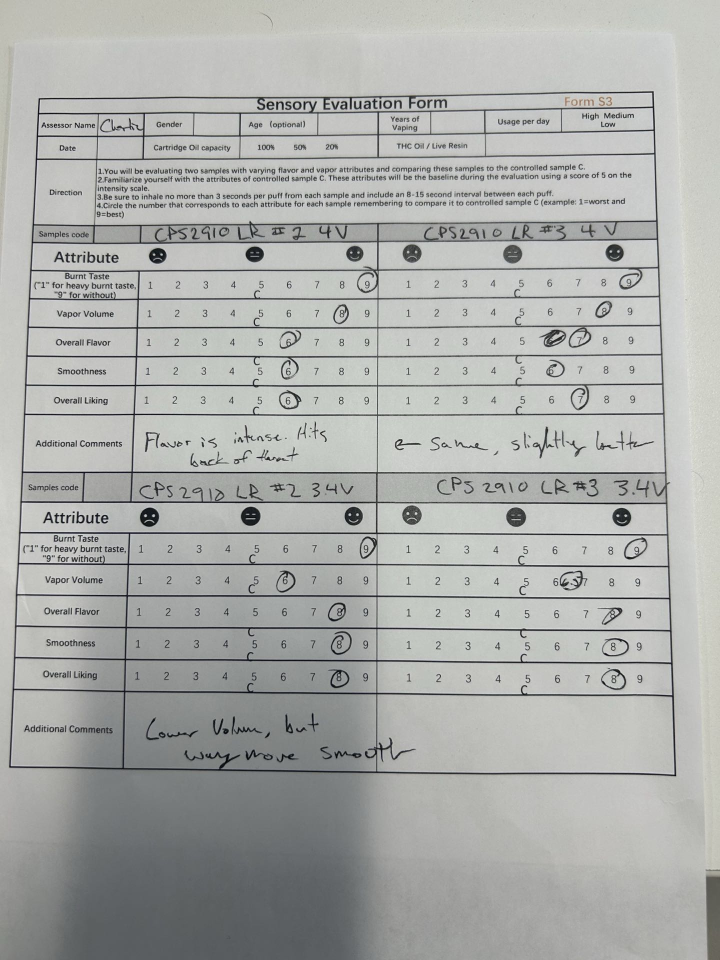
#> input picture data/sensory_sample_image.jpg, 1440 x 1920 px (shown at 1/2 size); its folder holds only this picture in this run
$ python -i improved_training_extractor.py   (imports and definitions only)
#> lines starting #> are read from the running program, lines starting #| are printed output that depends on the picture
# improved_training_extractor.py
"""
Improved training data extractor with high-resolution regions and better alignment
"""

import cv2
import numpy as np
import os
import json
from datetime import datetime
import tkinter as tk
from tkinter import ttk, messagebox
from PIL import Image, ImageTk
import random

class ImprovedTrainingExtractor:
    """
    Enhanced training extractor that captures high-quality, readable training regions
    instead of tiny pixelated images.
    """

    def __init__(self):
        # Much higher resolution to ensure readability
        self.target_size = (500, 120)  # Width x Height - even larger for full clarity
        self.display_scale = 2  # Scale factor for UI display

        self.attributes = [
            "Burnt Taste", "Vapor Volume", "Overall Flavor",
            "Smoothness", "Overall Liking"
        ]

        self.session_log = []

        print("Improved Training Extractor initialized")
        print(f"Target region size: {self.target_size} (full row capture)")
        print(f"Display scale: {self.display_scale}x for better viewing")

    def preprocess_image_for_extraction(self, image_path):
        """
        Minimal preprocessing that preserves detail while enhancing readability.
        """
#> called with image_path = 'data/sensory_sample_image.jpg'

        img = cv2.imread(image_path)
#> img is the input picture: shape (1920, 1440, 3); mean B, G, R 170.7, 173.2, 171.4
        if img is None:
            raise ValueError(f"Could not load image: {image_path}")

        print(f"Original image size: {img.shape[1]}x{img.shape[0]}")
#| Original image size: 1440x1920

        # Convert to grayscale
        gray = cv2.cvtColor(img, cv2.COLOR_BGR2GRAY)

        # Apply minimal enhancement that preserves detail
        # Use adaptive histogram equalization for better contrast
        clahe = cv2.createCLAHE(clipLimit=2.0, tileGridSize=(8,8))
        enhanced = clahe.apply(gray)
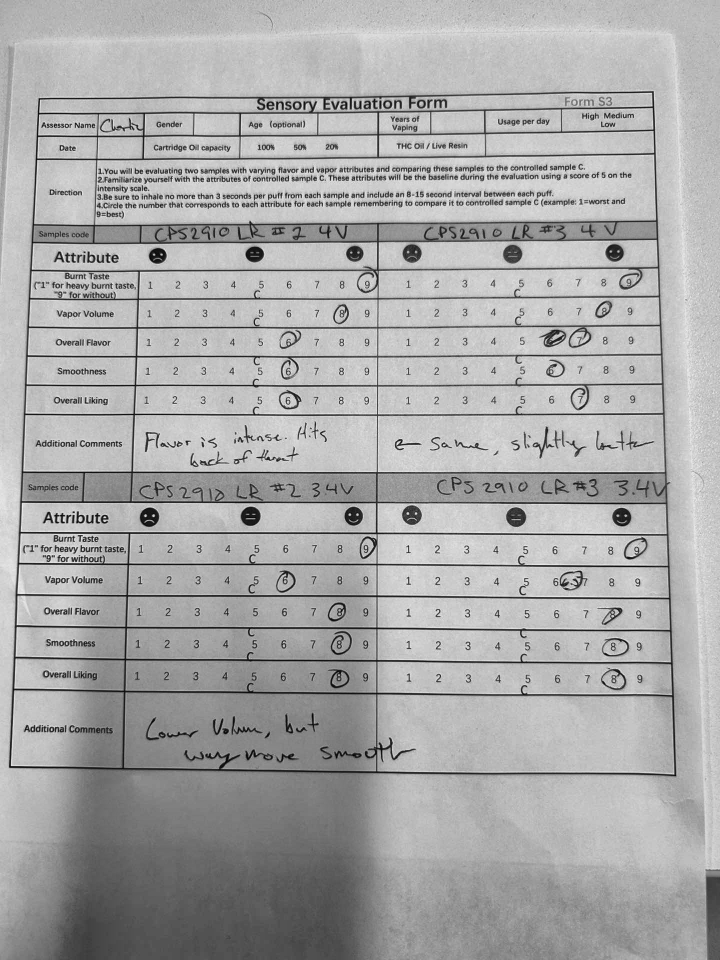
#> enhanced: shape (1920, 1440) (shown at 1/2 size); min 0, max 250, mean 168.5

        # Very light denoising to reduce camera noise without blurring
        denoised = cv2.bilateralFilter(enhanced, 3, 20, 20)

        return denoised

    # [427 lines left out: functions get_improved_form_regions, save_debug_region, show_region_and_get_rating_improved, save_high_quality_training_region, apply_quality_preserving_augmentation, extract_training_data_from_images and 2 more, not called in this run]

# Usage example
# [3 lines not run here, left out]

    # Example usage:
    # extractor = ImprovedTrainingExtractor()
    # extractor.extract_training_data_from_images('path/to/training/images')

>>> result = ImprovedTrainingExtractor().preprocess_image_for_extraction('data/sensory_sample_image.jpg')
